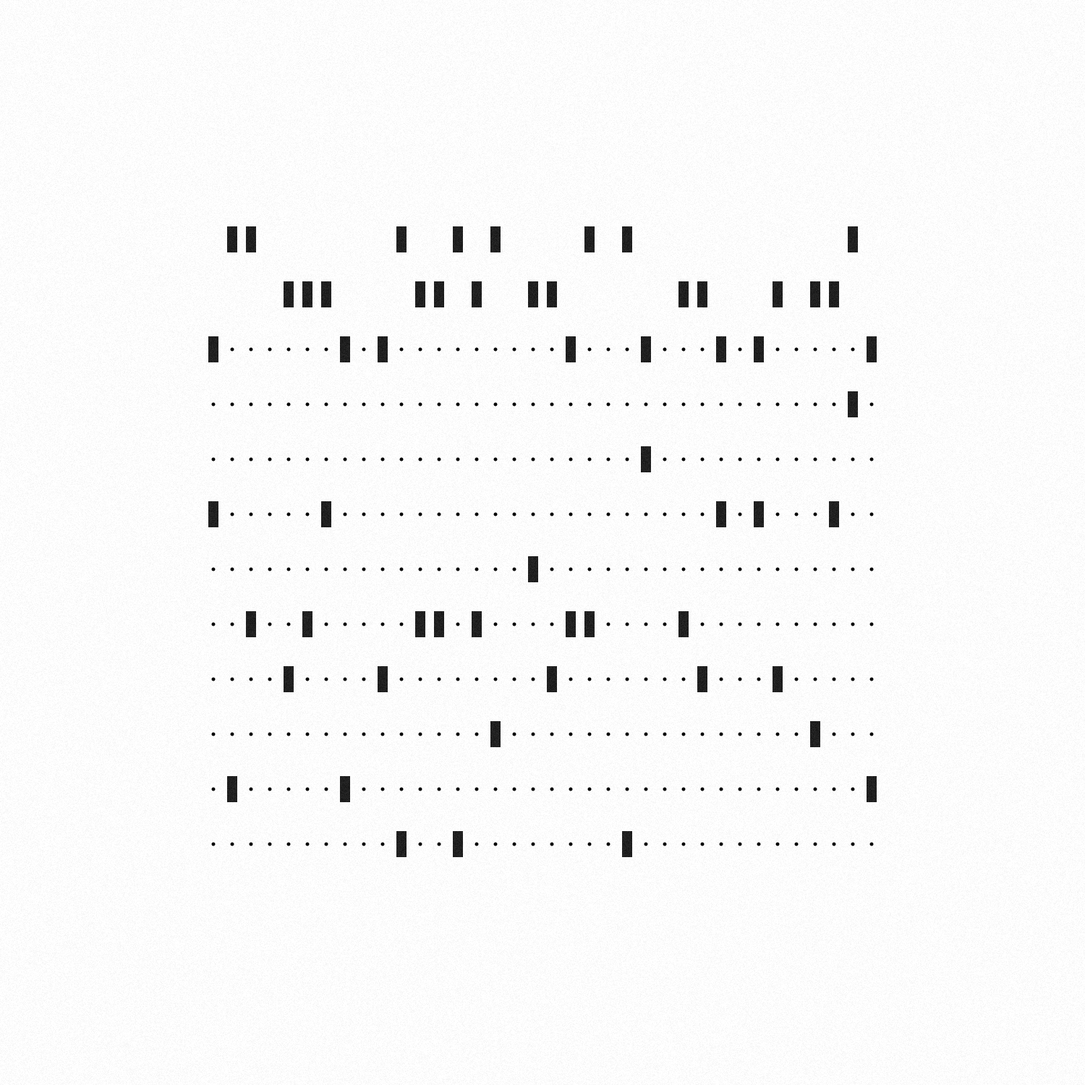
Frame 1 (no input)
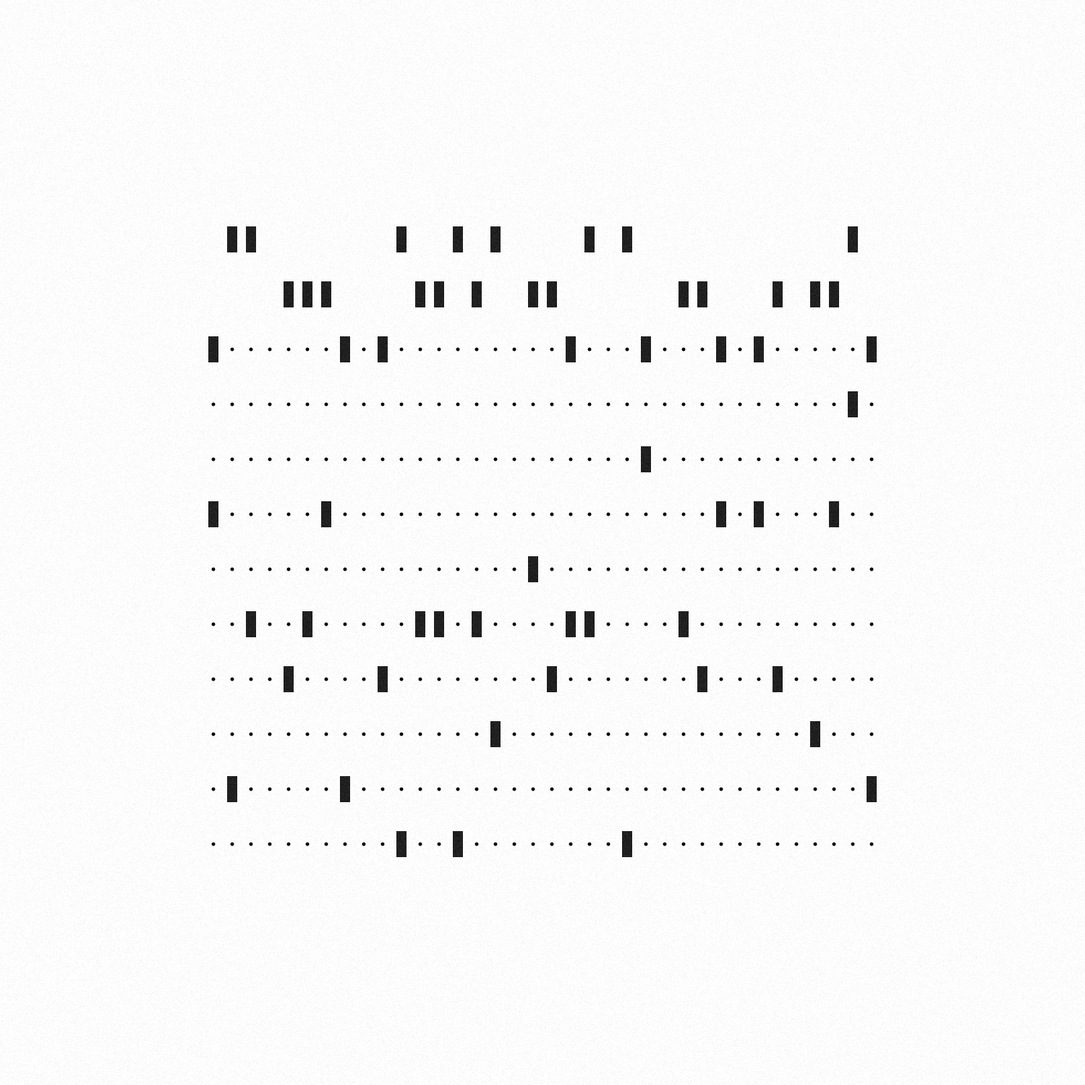
Frame 2 (the mouse pressed at the canvas centre, redrawn once)

The Processing sketch that drew these frames (run headless with seeded random() and noise(); the mouse was pressed at the canvas centre and the sketch redrawn once):

// Processing sketch: punchCard
// ── punchCard.pde
import java.util.Scanner;
HashMap<String, String> p;

String message = "THE ONLY WINNING MOVE IS NOT TO PLAY";
Dimension punch = new Dimension(14, 36);
Dimension spacer = new Dimension(26, 76);

class Dimension {
  float w;
  float h;
  
  Dimension(float w, float h) {
    this.w = w;
    this.h = h;
  }
}

void initPunchCodes() {
  p = new HashMap<String, String>();
  p.put(" ", "000000000000");
  p.put("A", "100100000000");
  p.put("B", "100010000000");
  p.put("C", "100001000000");
  p.put("D", "100000100000");
  p.put("E", "100000010000");
  p.put("F", "100000001000");
  p.put("G", "100000000100");
  p.put("H", "100000000010");
  p.put("I", "100000000001");
  p.put("J", "010100000000");
  p.put("K", "010010000000");
  p.put("L", "010001000000");
  p.put("M", "010000100000");
  p.put("N", "010000010000");
  p.put("O", "010000001000");
  p.put("P", "010000000100");
  p.put("Q", "010000000010");
  p.put("R", "010000000001");
  p.put("/", "001100000000");
  p.put("S", "001010000000");
  p.put("T", "001001000000");
  p.put("U", "001000100000");
  p.put("V", "001000010000");
  p.put("W", "001000001000");
  p.put("X", "001000000100");
  p.put("Y", "001000000010");
  p.put("Z", "001000000001");
}

void setup() {
  size(1500, 1500);
  noLoop();
  initPunchCodes();
  fill(32);
  noStroke();
}

void draw() {
  background(255);
  float x = 0;
  float xOffset = (width - ((message.length() - 1) * spacer.w + punch.w)) * 0.5;
  float yOffset = (height - (11 * spacer.h + punch.h * 1.5)) * 0.5;
  translate(xOffset, yOffset);
  
  for (char letter : message.toCharArray()) {
    pushStyle();
    fill(0);
    for (int i = 2; i < 12; i++) {
      pushMatrix();
      translate(punch.w / 2.0, punch.h / 2.0 + 8);
      ellipse(x, i * spacer.h, 5, 5);
      popMatrix();
    }
    popStyle();
    
    String code = p.get(Character.toString(letter));

    for (int i = 0; i < code.length(); i++) {
      float y = i * spacer.h;
      char digit = code.charAt(i);
      if (digit == '1') {
        pushMatrix();
        translate(0, 8);
        rect(x, y, punch.w, punch.h);
        popMatrix();
      }
    }
    x += spacer.w;
  }

  noiseify();  
}

void noiseify() {
  loadPixels();
  float imgSize = width * height;
  for (int i = 0; i < imgSize; i++) {
    color c = pixels[i];  
    float bright = brightness(c);
    float amt = 10;
    float rnd = random(-amt, amt);
    pixels[i] = color(bright + rnd);
  }
  updatePixels();
}
